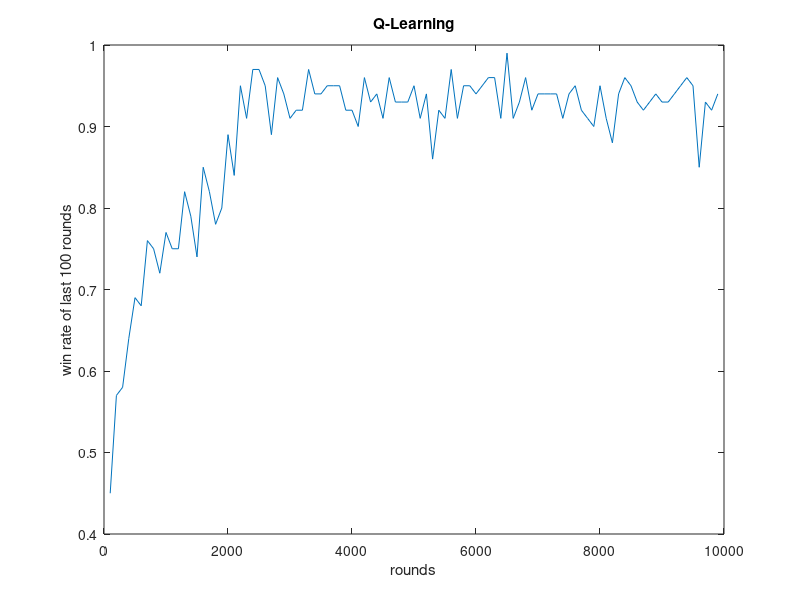
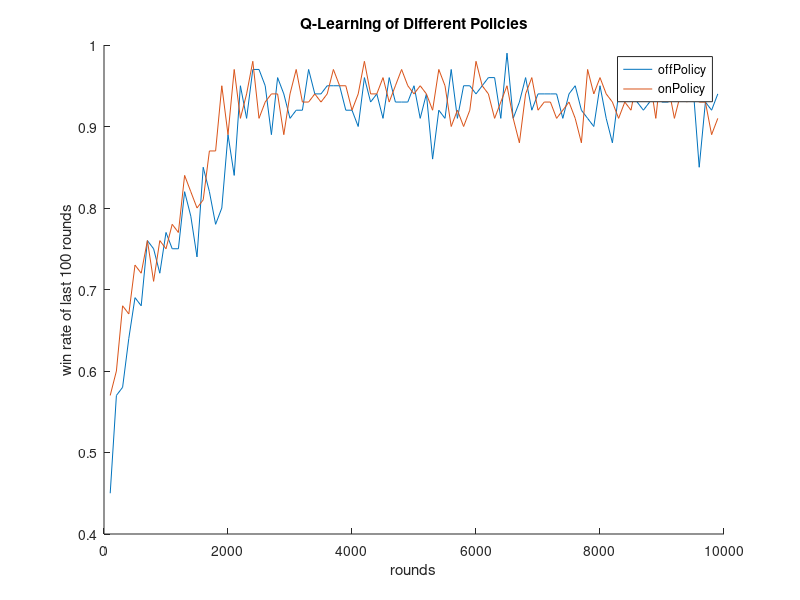
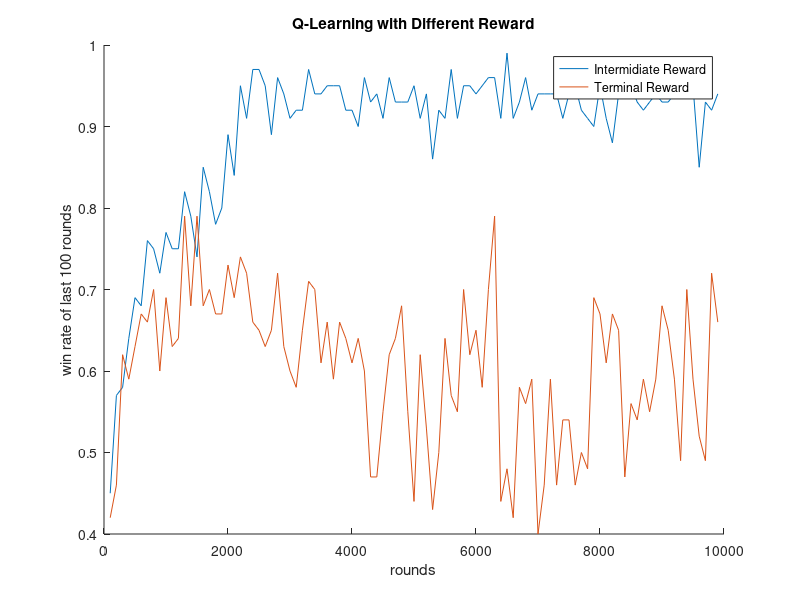
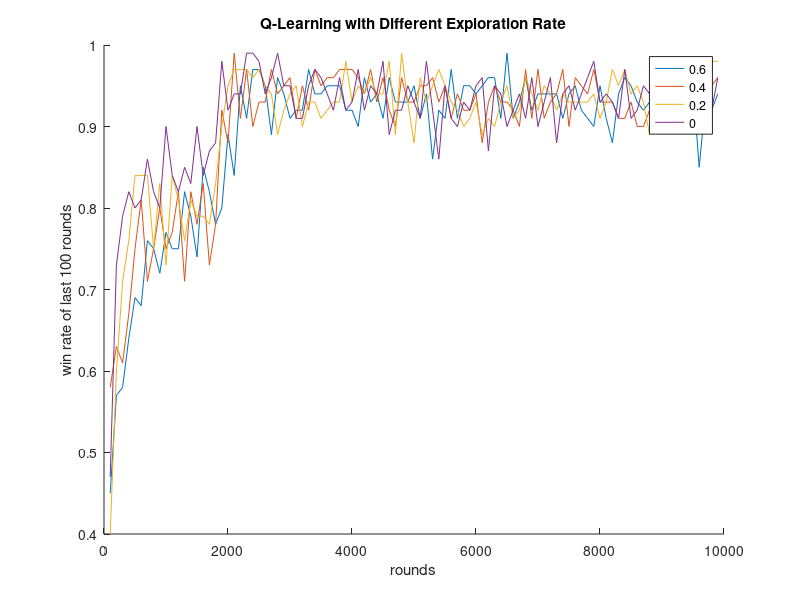

These charts were generated, in order, by the following MATLAB code:
%% 2.a
off_06 = csvread("result-0.6-offPolicy.txt");

figure();
plot(off_06(:,1), off_06(:,3));
xlabel("rounds");
ylabel("win rate of last 100 rounds");
title("Q-Learning");

%% 2.b
on_06 = csvread("result-0.6-onPolicy.txt");
figure();

hold on;
plot(off_06(:,1), off_06(:,3));
plot(on_06(:,1), on_06(:,3));
legend("offPolicy", "onPolicy");
hold off;

xlabel("rounds");
ylabel("win rate of last 100 rounds");
title("Q-Learning of Different Policies");

%% 2.c
terminal = csvread("result-0.6-offPolicy-terminal.txt");

figure();

hold on;
plot(off_06(:,1), off_06(:,3));
plot(terminal(:,1), terminal(:,3));
legend("Intermidiate Reward", "Terminal Reward");
hold off;

xlabel("rounds");
ylabel("win rate of last 100 rounds");
title("Q-Learning with Different Reward");

%% 3.a
off_04 = csvread("result-0.4-offPolicy.txt");
off_02 = csvread("result-0.2-offPolicy.txt");
off_00 = csvread("result-0.0-offPolicy.txt");

figure();

hold on;
plot(off_06(:,1), off_06(:,3));
plot(off_04(:,1), off_04(:,3));
plot(off_02(:,1), off_02(:,3));
plot(off_00(:,1), off_00(:,3));
legend("0.6", "0.4", "0.2", "0");
hold off;

xlabel("rounds");
ylabel("win rate of last 100 rounds");
title("Q-Learning with Different Exploration Rate");
